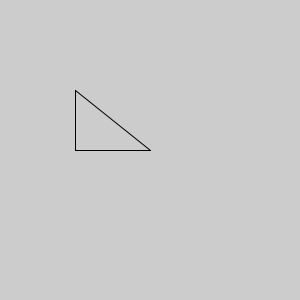
Frame 1 (no input)
Frame 60 (the mouse pressed at the canvas centre just before this capture): identical to frame 1, image omitted
Frame 120 (the mouse held since frame 60 and released just before this capture): identical to frame 1, image omitted

The Processing sketch that drew this single still picture (run headless with seeded random() and noise(); from frame 60 on, the mouse is pressed at the canvas centre):

// Processing sketch: sketch_9_8
// ── sketch_9_8.pde

void setup(){
  size(300,300);
  drawcircles(75,100,150,150,75,90);
}

void draw(){
  
}

void drawcircles(int x1, int y1, int x2, int y2, int x3, int y3){
  line(x1,y2,x3,y3);
  line(x2,y2,x3,y3);
  line(x1,y2,x2,y2);
  
}
